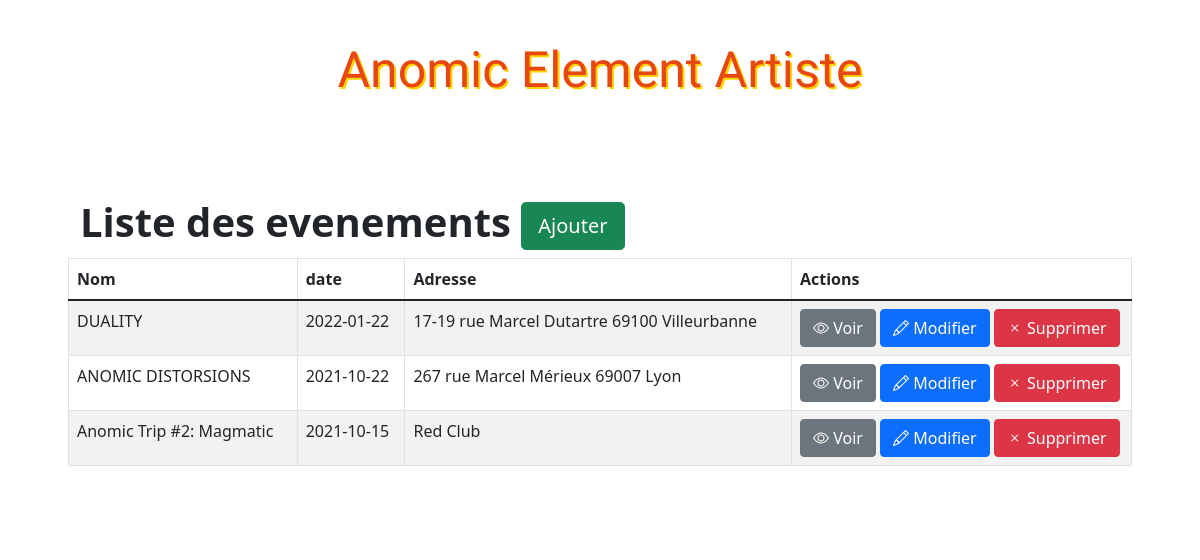
The app's page /adminEvent/index.php with its own data.
### tables this page shows
CREATE TABLE `event` (
  `name` varchar(100) NOT NULL,
  `artise` int(11) NOT NULL,
  `date` date NOT NULL,
  `event_adresse` varchar(250) NOT NULL,
  `img` varchar(250) NOT NULL,
  `id` int(11) NOT NULL
);

### adminEvent/index.php (the view, shortened to what this page needs)
<!DOCTYPE html>
<html>
    <head>
        <link href="https://cdn.jsdelivr.net/npm/bootstrap@5.1.1/dist/css/bootstrap.min.css" rel="stylesheet">
        <link rel="stylesheet" href="https://cdn.jsdelivr.net/npm/bootstrap-icons@1.5.0/font/bootstrap-icons.css">
        <link rel="stylesheet" href="../css/styles.css">
    </head>
    <body>
    <h1 class="text-logo"></span> Anomic Element Artiste </span></h1>
        <div class="container admin">
            <div class="row">
                <h1><strong>  Liste des evenements   </strong><a href="insert.php" class="btn btn-success btn-lg"><span class="glyphicon glyphicon-plus"></span> Ajouter</a></h1>
                <table class="table table-striped table-bordered">
                  <thead>
                    <tr>
                      <th>Nom</th>
                      <th>date</th>
                      <th>Adresse</th>
                      <th>Actions</th>
                    </tr>
                  </thead>
                  <tbody>
                  <?php
                        $db = Database::connect();
                        $statement = $db->query('SELECT event.id,event.name, event.date, event.event_adresse FROM event');
                        while($item = $statement->fetch()) {
                            echo '<tr>';
                            echo '<td>'. $item['name'] . '</td>';
                            echo '<td>'. $item['date'] . '</td>';
                            echo '<td>'. $item['event_adresse'] . '</td>';
                            echo '<td width=340>';
                            echo '<a class="btn btn-secondary" href="view.php?id='.$item['id'].'"><span class="bi-eye"></span> Voir</a>';
                            echo '<a class="btn btn-primary" href="update.php?id='.$item['id'].'"><span class="bi-pencil"></span> Modifier</a>';
                            echo '<a class="btn btn-danger" href="delete.php?id='.$item['id'].'"><span class="bi-x"></span> Supprimer</a>';
                            echo '</td>';
                            echo '</tr>';
                        }
                      ?>
                  </tbody>
                </table>
            </div>
        </div>
    </body>
</html>

### css/styles.css (style rules this page uses)
body { background: url(../images/bg.png); }
.text-logo { font-family: 'Holtwood One SC', sans-serif; color: #e7480f; text-shadow: 2px 2px #ffd301; font-size: 50px; padding: 40px 0px; text-align: center; }
.admin { background: #fff; padding: 50px; border-radius: 10px; }
:root { --navbar-background-color: #f2f2f2; --navbar-transition-speed: .2s; }

### records on screen
event: name "DUALITY", date "2022-01-22", event_adresse "17-19 rue Marcel Dutartre 69100 Villeurbanne"
event: name "ANOMIC DISTORSIONS", date "2021-10-22", event_adresse "267 rue Marcel Mérieux 69007 Lyon"
event: name "Anomic Trip #2: Magmatic", date "2021-10-15", event_adresse "Red Club"
